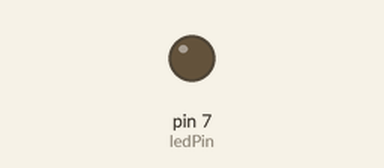
Bench run of a sketch on a simulated Arduino Uno, built with avr-gcc and run on an emulated ATmega328P. Shown: output pins drawn as LEDs (lit = HIGH).

Above: at 2.0 s.
At 18.6 s:
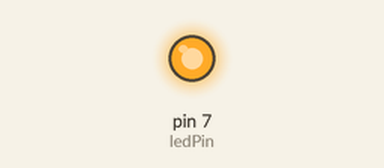
Timing chart, 0 to 19.2 s (numbered marks = the images above):
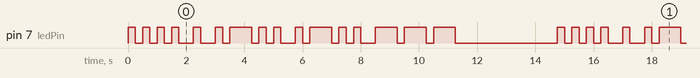

Measured:
- by itself, pin 7 (ledPin): moves between LOW and HIGH, repeating every 14.8 s
- by itself, everything shown: repeats every 14.8 s, in 32 steps

The sketch:

sketch_jan13a.ino
```cpp
const int ledPin = 7;
const int dotDuration = 250;

void setup() {
  pinMode(ledPin, OUTPUT);
}

void loop() {
  blinkMorse('H');
  blinkMorse('e');
  blinkMorse('l');
  blinkMorse('l');
  blinkMorse('o');
  blinkMorse(' ');

  delay(2000);
}

void blinkMorse(char letter) {
  switch (letter) {
    case 'A': case 'a': blink(".-"); break;
    case 'B': case 'b': blink("-..."); break;
    case 'C': case 'c': blink("-.-."); break;
    case 'D': case 'd': blink("-.."); break;
    case 'E': case 'e': blink("."); break;
    case 'Ə': case 'ə': blink("._._._."); break;
    case 'F': case 'f': blink("..-."); break;
    case 'G': case 'g': blink("--."); break;
    case 'H': case 'h': blink("...."); break;
    case 'I': case 'i': blink(".."); break;
    case 'J': case 'j': blink(".---"); break;
    case 'K': case 'k': blink("-.-"); break;
    case 'L': case 'l': blink(".-.."); break;
    case 'M': case 'm': blink("--"); break;
    case 'N': case 'n': blink("-."); break;
    case 'O': case 'o': blink("---"); break;
    case 'P': case 'p': blink(".--."); break;
    case 'Q': case 'q': blink("--.-"); break;
    case 'R': case 'r': blink(".-."); break;
    case 'S': case 's': blink("..."); break;
    case 'T': case 't': blink("-"); break;
    case 'U': case 'u': blink("..-"); break;
    case 'V': case 'v': blink("...-"); break;
    case 'W': case 'w': blink(".--"); break;
    case 'X': case 'x': blink("-..-"); break;
    case 'Y': case 'y': blink("-.--"); break;
    case 'Z': case 'z': blink("--.."); break;
    case ' ': delay(3 * dotDuration); break;
    default: delay(3 * dotDuration); break;
  }
  delay(dotDuration);
}

void blink(const char* morseCode) {
  for (int i = 0; morseCode[i] != '\0'; ++i) {
    if (morseCode[i] == '.') {
      digitalWrite(ledPin, HIGH);
      delay(dotDuration);
      digitalWrite(ledPin, LOW);
    } else if (morseCode[i] == '-') {
      digitalWrite(ledPin, HIGH);
      delay(3 * dotDuration);
      digitalWrite(ledPin, LOW);
    }
    delay(dotDuration);
  }
}
```
